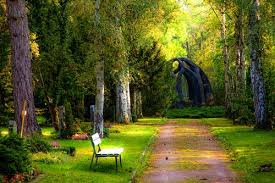
#> input picture Image processing with python/sample.jpg, 275 x 183 px
$ jupyter execute 'Image Processing with Python.ipynb'
#> lines starting #> are read from the running program, lines starting #| are printed output that depends on the picture
<h1 align="center"> Image Processing Basics </h1>

[playlist info](https://www.youtube.com/playlist?list=PLZsOBAyNTZwYx-7GylDo3LSYpSompzsqW)

## Understanding the Basics of Image

[cell 1]
import pandas as pd
import numpy as np
from matplotlib import pyplot as plt
import skimage
from skimage import io,img_as_float

[cell 2]
#Reading a sample image file using skimage's io module
img=io.imread("sample.jpg")
#> img is the input picture: shape (183, 275, 3); mean R, G, B 89.2, 92.3, 36.1
img.shape,img.min(),img.max(),img.dtype

[cell 3]
blank=np.zeros((183,275,3),dtype='uint8')

[cell 4]
blank.shape

[cell 5]
plt.imshow(blank)

[cell 6]
# blank[10:200,10:200,0]=255
# blank[10:200,10:200,1]=0
# blank[10:200,10:200,2]=255


#Put box in center
blank=np.zeros((600,500,3),dtype='uint')
blank[int(blank.shape[0]/2-50):int(blank.shape[0]/2+50),200:300,:]=[255,255,0]
plt.imshow(blank)
plt.show()
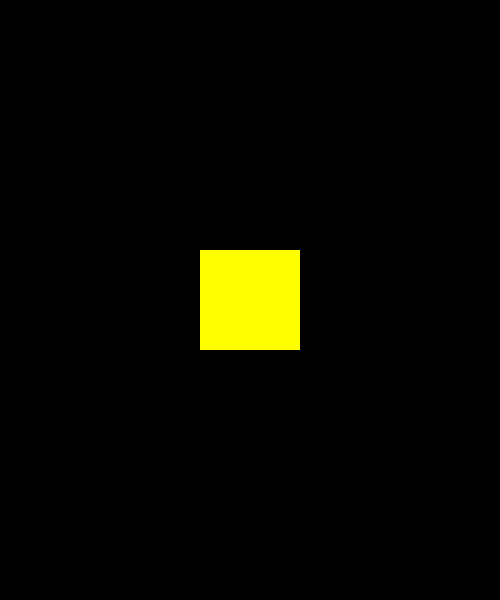
#> shown: shape (600, 500, 3); mean R, G, B 8.5, 8.5, 0

[cell 7]
# Creating a numpy array of 500* 500 with random numbers and converting it into a image
plt.imshow(np.random.random((183,275,3)))
plt.show()
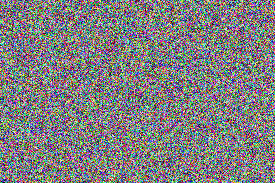
#> shown: shape (183, 275, 3) float64; mean R, G, B 0.501, 0.497, 0.502

[cell 8]
img_float=img_as_float(img)
img_float.min(),img_float.max()
#> Out = (0, 1)

[cell 9]
plt.imshow(img_float)
plt.show()

[cell 10]
img_float.shape
#> Out = (183, 275, 3)

[cell 11]
dark=(img-np.mean(img))/np.std(img)

[cell 12]
dark.min(),dark.max(),dark.shape
#> Out = (-1.25, 3.15, (183, 275, 3))

[cell 13]
plt.imshow(dark)
plt.show()
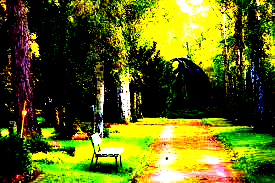
#> shown: shape (183, 275, 3) float64; mean R, G, B 0.366, 0.392, 0.0688
